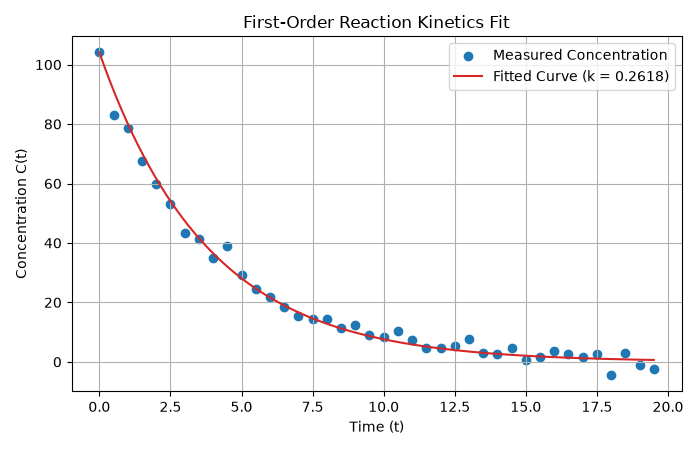

The script that saved this image:
import numpy as np
import matplotlib.pyplot as plt
from scipy.optimize import minimize

t, C_meas = np.loadtxt("kinetics.csv", delimiter=",", skiprows=1, unpack=True)
C0 = C_meas[0]

def total_error(k):
    k_val = k[0] if isinstance(k, (list, np.ndarray)) else k
    C_pred = C0 * np.exp(-k_val * t)
    return np.sum((C_meas - C_pred)**2)

res = minimize(total_error, x0=0.5, method="SLSQP", bounds=[(0, 5)])
k_fit = res.x[0]
print(f"Fitted rate constant k = {k_fit:.4f}")

t_smooth = np.linspace(t.min(), t.max(), 200)
plt.figure(figsize=(7, 4.5))
plt.scatter(t, C_meas, label="Measured Concentration", color="tab:blue")
plt.plot(t_smooth, C0 * np.exp(-k_fit * t_smooth), label=f"Fitted Curve (k = {k_fit:.4f})", color="tab:red")
plt.xlabel("Time (t)")
plt.ylabel("Concentration C(t)")
plt.title("First-Order Reaction Kinetics Fit")
plt.legend()
plt.grid(True)
plt.tight_layout()
plt.savefig("kinetics.png")
